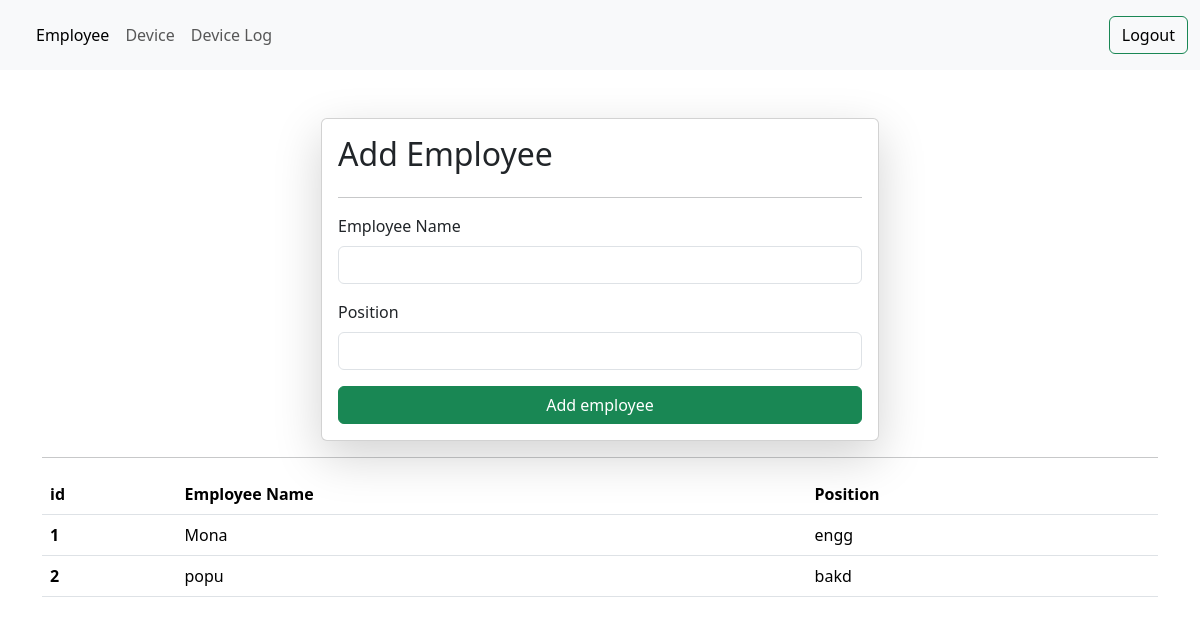
The app's page / (signed in) with its own data.
### assetManagement/models.py (models this page shows)
class Employee(models.Model):
    employee_id = models.IntegerField()
    employee_name = models.CharField(max_length=50)
    employee_position = models.CharField(max_length=50)
    employee_comp_name = models.CharField(max_length=50)

### assetManagement/views.py (the view, shortened to what this page needs)
# urls.py: path('',employee,name="employee"),
@login_required(login_url='/login/')
def employee(request):
    queryset = Employee.objects.all().filter(employee_comp_name=request.user)
    context = {'employees' : queryset}
    return render(request, 'employee.html', context)

### assetManagement/templates/employee.html (shortened to what this page needs)
{% extends "layout.html" %}
{% block start %}
<div class="container mt-5">
    <form class="col-6 mx-auto card p-3 shadow-lg" method="post" enctype="multipart/form-data">
        <h2>Add Employee</h2>
        <hr>
        <div class="mb-3">
          <label for="exampleInputEmail1" class="form-label">Employee Name</label>
          <input name="employee_name" type="text" class="form-control" required>
        </div>
        <div class="mb-3">
          <label for="exampleInputPassword1" class="form-label">Position</label>
          <input name="employee_position" type="text" class="form-control">
        </div>
        <button type="submit" class="btn btn-success ">Add employee</button>
      </form>
      <hr>
      <table class="table">
        <thead>
          <tr>
            <th scope="col">id</th>
            <th scope="col">Employee Name</th>
            <th scope="col">Position</th>
          </tr>
        </thead>
        <tbody>
        {% for employee in employees %}
          <tr>
            <th scope="row">{{employee.employee_id}}</th>
            <td>{{employee.employee_name}}</td>
            <td>{{employee.employee_position}}</td>
          </tr>
        {% endfor %}
        </tbody>
      </table>
</div>
{% endblock %}

### records on screen
Employee: employee_id "1", employee_name "Mona", employee_position "engg"
Employee: employee_id "2", employee_name "popu", employee_position "bakd"
